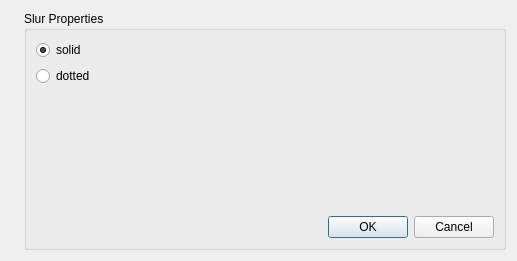
<?xml version="1.0" encoding="UTF-8"?>
<ui version="4.0">
 <class>SlurPropertyBase</class>
 <widget class="QDialog" name="SlurPropertyBase">
  <property name="geometry">
   <rect>
    <x>0</x>
    <y>0</y>
    <width>517</width>
    <height>261</height>
   </rect>
  </property>
  <property name="windowTitle">
   <string>Volta Properties</string>
  </property>
  <layout class="QVBoxLayout" name="verticalLayout">
   <item>
    <layout class="QHBoxLayout" name="horizontalLayout">
     <item>
      <widget class="QLabel" name="label_3">
       <property name="sizePolicy">
        <sizepolicy hsizetype="Fixed" vsizetype="Ignored">
         <horstretch>0</horstretch>
         <verstretch>0</verstretch>
        </sizepolicy>
       </property>
       <property name="text">
        <string/>
       </property>
       <property name="pixmap">
        <pixmap resource="mscore.qrc">:/data/bg1.jpg</pixmap>
       </property>
      </widget>
     </item>
     <item>
      <widget class="QGroupBox" name="groupBox">
       <property name="title">
        <string>Slur Properties</string>
       </property>
       <property name="flat">
        <bool>false</bool>
       </property>
       <layout class="QVBoxLayout" name="verticalLayout_2">
        <item>
         <widget class="QRadioButton" name="solid">
          <property name="text">
           <string>solid</string>
          </property>
          <property name="checked">
           <bool>true</bool>
          </property>
         </widget>
        </item>
        <item>
         <widget class="QRadioButton" name="dotted">
          <property name="text">
           <string>dotted</string>
          </property>
         </widget>
        </item>
        <item>
         <spacer name="verticalSpacer">
          <property name="orientation">
           <enum>Qt::Vertical</enum>
          </property>
          <property name="sizeHint" stdset="0">
           <size>
            <width>20</width>
            <height>40</height>
           </size>
          </property>
         </spacer>
        </item>
        <item>
         <widget class="QDialogButtonBox" name="buttonBox">
          <property name="orientation">
           <enum>Qt::Horizontal</enum>
          </property>
          <property name="standardButtons">
           <set>QDialogButtonBox::Cancel|QDialogButtonBox::Ok</set>
          </property>
         </widget>
        </item>
       </layout>
      </widget>
     </item>
    </layout>
   </item>
  </layout>
 </widget>
 <resources>
  <include location="mscore.qrc"/>
 </resources>
 <connections>
  <connection>
   <sender>buttonBox</sender>
   <signal>accepted()</signal>
   <receiver>SlurPropertyBase</receiver>
   <slot>accept()</slot>
   <hints>
    <hint type="sourcelabel">
     <x>248</x>
     <y>254</y>
    </hint>
    <hint type="destinationlabel">
     <x>157</x>
     <y>274</y>
    </hint>
   </hints>
  </connection>
  <connection>
   <sender>buttonBox</sender>
   <signal>rejected()</signal>
   <receiver>SlurPropertyBase</receiver>
   <slot>reject()</slot>
   <hints>
    <hint type="sourcelabel">
     <x>316</x>
     <y>260</y>
    </hint>
    <hint type="destinationlabel">
     <x>286</x>
     <y>274</y>
    </hint>
   </hints>
  </connection>
 </connections>
</ui>
